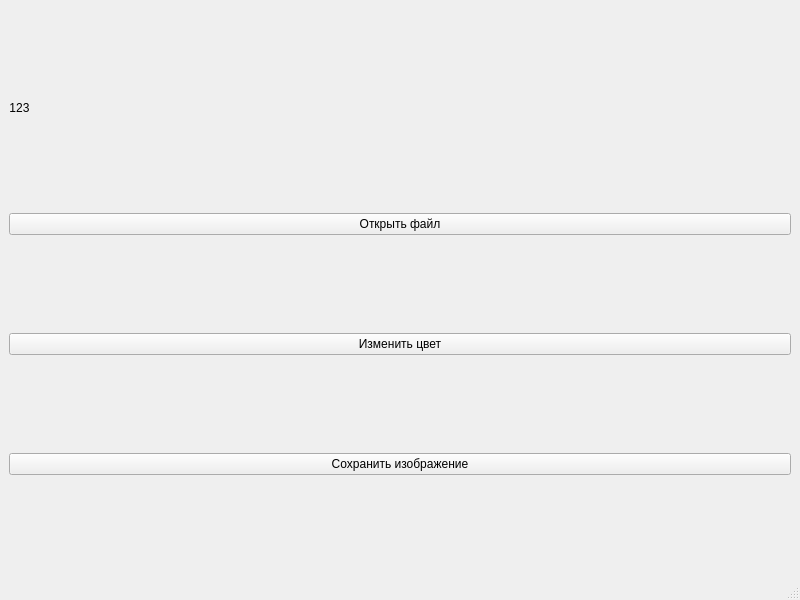
<?xml version="1.0" encoding="UTF-8"?>
<ui version="4.0">
 <class>MainWindow</class>
 <widget class="QMainWindow" name="MainWindow">
  <property name="geometry">
   <rect>
    <x>0</x>
    <y>0</y>
    <width>800</width>
    <height>600</height>
   </rect>
  </property>
  <property name="windowTitle">
   <string>MainWindow</string>
  </property>
  <widget class="QWidget" name="centralwidget">
   <layout class="QVBoxLayout" name="verticalLayout_2">
    <item>
     <widget class="QLabel" name="label">
      <property name="enabled">
       <bool>true</bool>
      </property>
      <property name="sizePolicy">
       <sizepolicy hsizetype="Fixed" vsizetype="Fixed">
        <horstretch>0</horstretch>
        <verstretch>0</verstretch>
       </sizepolicy>
      </property>
      <property name="text">
       <string>123</string>
      </property>
      <property name="alignment">
       <set>Qt::AlignCenter</set>
      </property>
     </widget>
    </item>
    <item>
     <widget class="QPushButton" name="pushButton_2">
      <property name="text">
       <string>Открыть файл</string>
      </property>
     </widget>
    </item>
    <item>
     <widget class="QPushButton" name="pushButton_3">
      <property name="text">
       <string>Изменить цвет</string>
      </property>
     </widget>
    </item>
    <item>
     <widget class="QPushButton" name="pushButton">
      <property name="text">
       <string>Сохранить изображение</string>
      </property>
     </widget>
    </item>
   </layout>
  </widget>
  <widget class="QMenuBar" name="menubar">
   <property name="geometry">
    <rect>
     <x>0</x>
     <y>0</y>
     <width>800</width>
     <height>21</height>
    </rect>
   </property>
  </widget>
  <widget class="QStatusBar" name="statusbar"/>
 </widget>
 <resources/>
 <connections/>
</ui>
